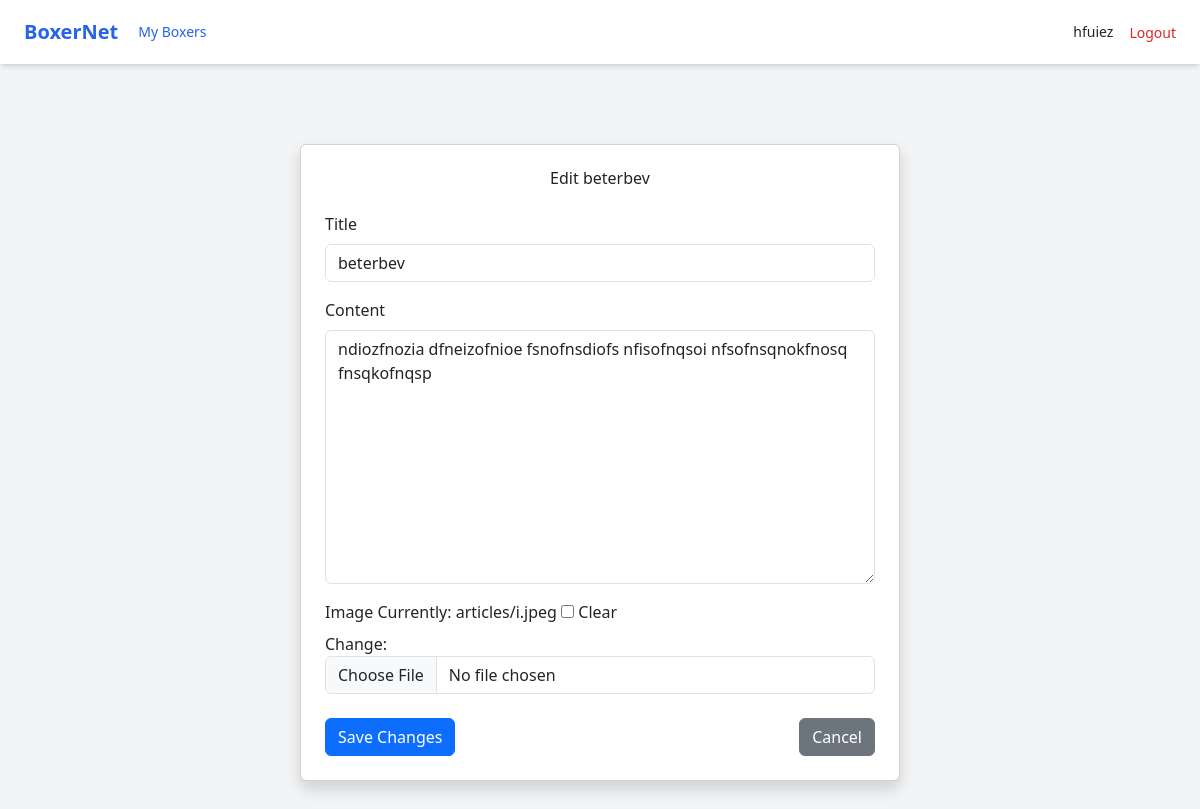
Page /articles/edit/1/ (signed in) on the committed database.
### articles/models.py (models this page shows, shortened)
class Article(models.Model):
    title = models.CharField(max_length=200)
    content = models.TextField()
    author = models.ForeignKey(User, on_delete=models.CASCADE)
    image = models.ImageField(upload_to='articles/', blank=True, null=True)  # New image field
    created_at = models.DateTimeField(auto_now_add=True)

### articles/views.py (the view)
# urls.py: path('edit/<int:article_id>/', edit_article, name='edit_article'),  # URL for editing an article
def edit_article(request, article_id):
    article = get_object_or_404(Article, id=article_id, author=request.user)
    if request.method == 'POST':
        form = ArticleForm(request.POST, request.FILES, instance=article)
        if form.is_valid():
            form.save()
            return redirect('articles:my_article')
    else:
        form = ArticleForm(instance=article)
    return render(request, 'edit_article.html', {'form': form, 'article': article})

### articles/forms.py
class ArticleForm(forms.ModelForm):
    class Meta:
        model = Article
        fields = ['title', 'content', 'image']
    def __init__(self, *args, **kwargs):
        super(ArticleForm, self).__init__(*args, **kwargs)
        self.fields['title'].widget.attrs.update({'class': 'form-control'})
        self.fields['content'].widget.attrs.update({'class': 'form-control'})
        self.fields['image'].widget.attrs.update({'class': 'form-control'})

### articles/templates/edit_article.html (shortened to what this page needs)
{% extends 'base.html' %}
{% block content %}
<div class="container mt-5 d-flex justify-content-center">
    <div class="card shadow p-4" style="max-width: 600px; width: 100%;">
        <h2 class="text-center mb-4">Edit {{ article.title }}</h2>
        <form method="POST" enctype="multipart/form-data">
            <div class="form-group mb-3">
                <label for="title" class="form-label">Title</label>
                {{ form.title }}
            </div>
            <div class="form-group mb-3">
                <label for="content" class="form-label">Content</label>
                {{ form.content }}
            </div>
            <div class="form-group mb-3">
                <label for="image" class="form-label">Image</label>
                {{ form.image }}
            </div>
            <div class="d-flex justify-content-between mt-4">
                <button type="submit" class="btn btn-primary">Save Changes</button>
                <a href="{% url 'articles:my_article' %}" class="btn btn-secondary">Cancel</a>
            </div>
        </form>
    </div>
</div>
{% endblock %}

### articles/templates/base.html (shortened to what this page needs)
{% load static %}
<!DOCTYPE html>
<html lang="en">
<head>
    <link href="{% static 'css/bootstrap.css' %}" rel="stylesheet">
    <link href="{% static 'css/tailwind.css' %}" rel="stylesheet">
</head>
<body class="bg-gray-100">
    <nav class="bg-white shadow-md">
        <div class="max-w-7xl mx-auto px-4 sm:px-6 lg:px-8">
            <div class="flex justify-between h-16">
                <div class="flex">
                    <a href="{% url 'articles:article_list' %}" class="text-xl font-bold text-blue-600 my-auto mr-5">BoxerNet</a>
                    {% if user.is_authenticated %}
                    <a href="{% url 'articles:my_article' %}" class="text-sm text-blue-600 flex items-center" style="padding: 20px;">My Boxers</a>
                    {% endif %}
                </div>
                <div class="flex items-center space-x-4">
                    {% if user.is_authenticated %}
                        <span class="text-sm font-medium">{{ user.username }}</span>
                        <form action="{% url 'logout' %}" method="POST" class="inline">
                            <button type="submit" class="text-sm text-red-600">Logout</button>
                        </form>
                    {% endif %}
                </div>
            </div>
        </div>
    </nav>
    <div class="container mx-auto py-8">
        {% block content %}
        {% endblock %}
    </div>
</body>
</html>

### rows in the picture
Article: title "beterbev", content "ndiozfnozia dfneizofnioe fsnofnsdiofs nfisofnqsoi nfsofnsqnokfnosq fnsqkofnqsp"

### other values in the picture
{{ user.username }} "hfuiez"
